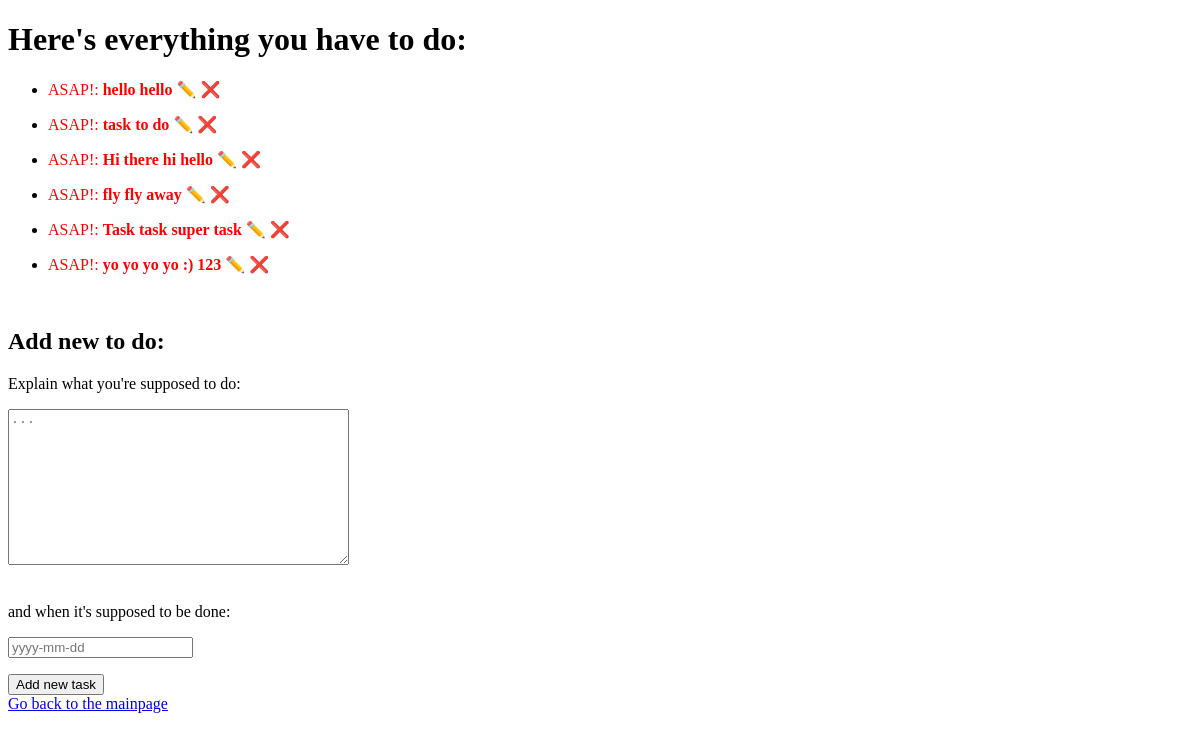
The app's page /to-do-list/ (signed in), older data.
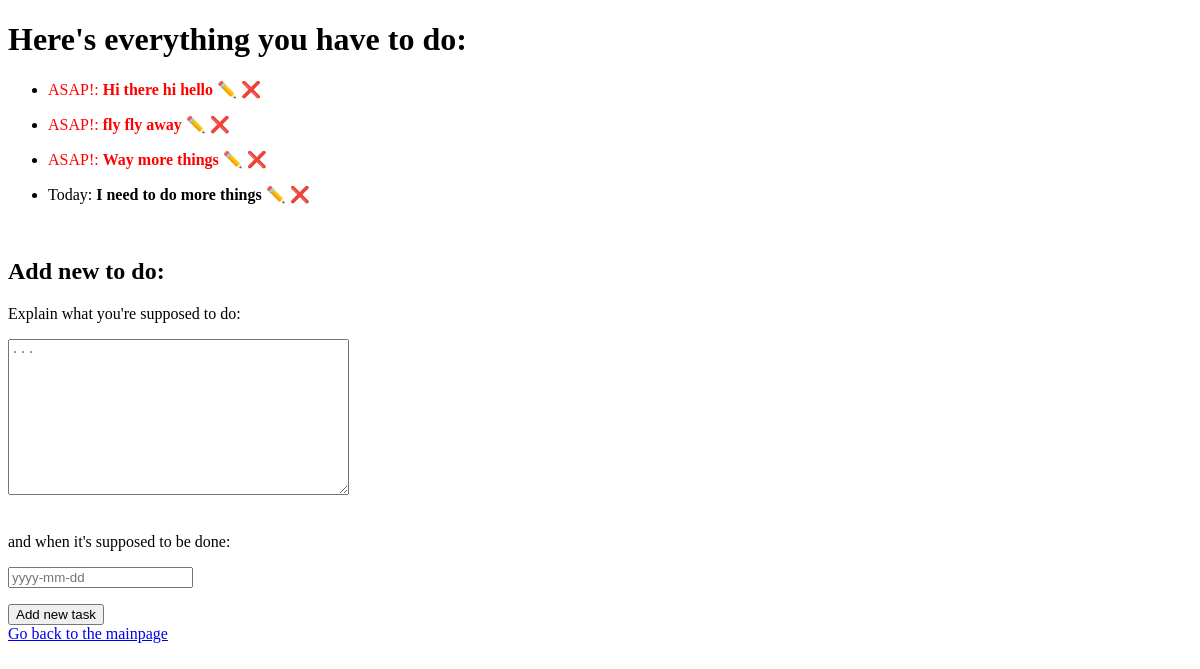
The same page, newer data.
### todolist/models.py (models this page shows, shortened)
class Task(models.Model):
    task = models.CharField(max_length=150)
    date = models.DateField()
    created_by = models.ForeignKey(User, on_delete=models.CASCADE)

### todolist/views.py (the view, shortened to what this page needs)
# urls.py: path("", views.my_todo_lists, name="my_todo_lists"),
@login_required
def my_todo_lists(request):
    tasks_list = Task.objects.filter(created_by=request.user).order_by("date")
    taskform = TaskForm()
    for record in tasks_list:
        if record.date < date.today():
            record.date = "ASAP!"
        elif record.date == date.today():
            record.date = "Today"
        elif (record.date - date.today()).days < 7:
            record.date = record.date.strftime("%A")
    context = {"records": tasks_list, "taskform": taskform}
    return render(request, "todolist/lists.html", context)

### todolist/forms.py
class TaskForm(forms.ModelForm):
    class Meta:
        model = Task
        fields = ["task", "date"]
        widgets = {
            "task": Textarea(
                attrs={
                    "required": True,
                    "class": "form-control",
                    "style": "max-width: 400px;",
                    "placeholder": "...",
                }
            ),
            "date": DateInput(
                attrs={
                    "required": True,
                    "class": "form-control",
                    "style": "max-width: 400px;",
                    "placeholder": "yyyy-mm-dd",
                }
            ),
        }

### todolist/templates/todolist/lists.html (shortened to what this page needs)
<!DOCTYPE html>
<html>
  <head>
  </head>
  <body>
    <h1>Here's everything you have to do:</h1>
    <ul>
      {% for record in records %} {% if record.date == "ASAP!" %}
      <li>
        <p style="color: red">
          {{record.date}}: <b>{{ record.task}}</b>
          <a
            href="{% url 'edit_task' record.id %}"
            style="text-decoration: none"
            >✏️</a
          >
          <a
            href="{% url 'delete_task' record.id %}"
            style="text-decoration: none"
            >❌</a
          >
        </p>
      </li>
      {% else %}
      <li>
        <p>
          {{record.date}}: <b>{{ record.task}}</b>
          <a
            href="{% url 'edit_task' record.id %}"
            style="text-decoration: none"
            >✏️</a
          >
          <a
            href="{% url 'delete_task' record.id %}"
            style="text-decoration: none"
            >❌</a
          >
        </p>
      </li>
      {% endif %} {% endfor %}
    </ul>
    <br />
    <h2>Add new to do:</h2>
    <form method="post">
      <div class="form-group">
        <p>Explain what you're supposed to do:</p>
        <p>{{ taskform.task }}</p>
        <br />and when it's supposed to be done:
        <p>{{taskform.date}}</p>
      </div>
      <button type="submit">Add new task</button>
    </form>
    <a href="/">Go back to the mainpage</a>
  </body>
</html>

Row changes from the older to the newer data that the page shows:
removed Task: date "ASAP!", task "hello hello"
removed Task: date "ASAP!", task "task to do"
removed Task: date "ASAP!", task "Task task super task"
removed Task: date "ASAP!", task "yo yo yo yo :) 123"
added Task: date "ASAP!", task "Way more things"
added Task: date "Today", task "I need to do more things"
